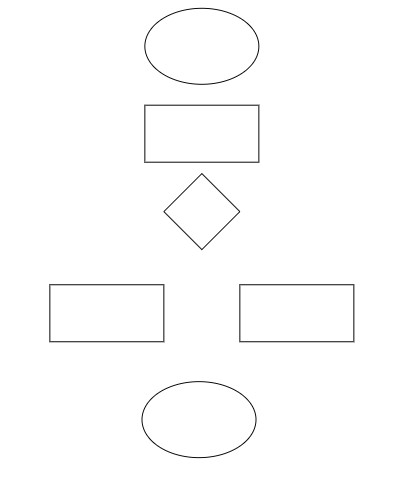
#> input picture src/images/003_test.jpg, 406 x 485 px
$ python Diagram_szkenelese.py
#> lines starting #> are read from the running program, lines starting #| are printed output that depends on the picture; after the words box and inside, x2 and y2 are one past the last pixel; in counts of white or black regions, pixels touching at a corner belong together
import cv2
import numpy as np

def preprocess(img):
    img_gray = cv2.cvtColor(img, cv2.COLOR_BGR2GRAY)
    img_blur = cv2.GaussianBlur(img_gray, (11, 11), 1)
    img_canny = cv2.Canny(img_blur, 200, 0)
    kernel = np.ones((5, 5))
    img_dilate = cv2.dilate(img_canny, kernel, iterations=1)
    img_erode = cv2.erode(img_dilate, kernel, iterations=1)
    return img_erode

def stackImages(scale, imgArray):
    rows = len(imgArray)
    cols = len(imgArray[0])
    rowsAvailable = isinstance(imgArray[0], list)
    width = imgArray[0][0].shape[1]
    height = imgArray[0][0].shape[0]
    if rowsAvailable:
        for x in range(0, rows):
            for y in range(0, cols):
                if imgArray[x][y].shape[:2] == imgArray[0][0].shape[:2]:
                    imgArray[x][y] = cv2.resize(imgArray[x][y], (0, 0), None, scale, scale)
                else:
                    imgArray[x][y] = cv2.resize(imgArray[x][y], (imgArray[0][0].shape[1], imgArray[0][0].shape[0]),
                                                None, scale, scale)
                if len(imgArray[x][y].shape) == 2:
                    imgArray[x][y] = cv2.cvtColor(imgArray[x][y], cv2.COLOR_GRAY2BGR)
        imageBlank = np.zeros((height, width, 3), np.uint8)
        hor = [imageBlank] * rows
        hor_con = [imageBlank] * rows
        for x in range(0, rows):
            hor[x] = np.hstack(imgArray[x])
        ver = np.vstack(hor)
    else:
        for x in range(0, rows):
            if imgArray[x].shape[:2] == imgArray[0].shape[:2]:
                imgArray[x] = cv2.resize(imgArray[x], (0, 0), None, scale, scale)
            else:
                imgArray[x] = cv2.resize(imgArray[x], (imgArray[0].shape[1], imgArray[0].shape[0]), None, scale, scale)
            if len(imgArray[x].shape) == 2: imgArray[x] = cv2.cvtColor(imgArray[x], cv2.COLOR_GRAY2BGR)
        hor = np.hstack(imgArray)
        ver = hor
    return ver

def getContours(img):
    contours, hierarchy = cv2.findContours(img, cv2.RETR_TREE, cv2.CHAIN_APPROX_NONE)
    foundObject = set()
    circleCount = 0
    for cnt in contours:
        area = cv2.contourArea(cnt)
        if 250 < area < 10000:
            cv2.drawContours(imgContour, cnt, -1, (155, 155, 0), 1)
            peri = cv2.arcLength(cnt, True)
            approx = cv2.approxPolyDP(cnt, 0.02 * peri, True)
            hull = cv2.convexHull(approx, returnPoints=False)
            sides = len(hull)
            objCor = len(approx)
            x, y, w, h = cv2.boundingRect(approx)
            objectType = "None"
            if objCor == 4:
                aspRatio = w / float(h)
                if 0.98 < aspRatio < 1.03:
                    objectType = "Square"
                else:
                    objectType = "Rectangle"
            elif objCor > 7:
                objectType = "Circle"
                circleCount = circleCount + 1
            foundObject.add(objectType)
            cv2.putText(imgContour, objectType, (x + (w // 2) - 10, y + (h // 2) - 10),
                        cv2.FONT_HERSHEY_COMPLEX, 0.7, (0, 0, 0), 2)
        else:
            peri = cv2.arcLength(cnt, True)
            approx = cv2.approxPolyDP(cnt, 0.02 * peri, True)
            x, y, w, h = cv2.boundingRect(approx)
            cv2.putText(imgContour, "Arrow", (x + (w // 2) - 10, y + (h // 2) - 10), cv2.FONT_HERSHEY_COMPLEX, 0.7,
                        (0, 0, 0), 1)
            foundObject.add("Arrow")
    requiredObjects = {"Arrow", "Circle", "Rectangle"}
    if (requiredObjects.issubset(foundObject)) and (circleCount > 1):
        cv2.putText(imgContour, "Valid Diagram", (10, 20), cv2.FONT_HERSHEY_COMPLEX, 0.7,
                    (0, 0, 0), 1)
    else:
        cv2.putText(imgContour, "Not Valid Diagram", (10, 20), cv2.FONT_HERSHEY_COMPLEX, 0.7,
                    (0, 0, 0), 1)

path = 'images/003_test.jpg'
img = cv2.imread(path)
#> img is the input picture: shape (485, 406, 3); min 10, max 255, mean 252.7
imgContour = img.copy()

imgGray = cv2.cvtColor(img, cv2.COLOR_BGR2GRAY)
imgBlur = cv2.GaussianBlur(imgGray, (7, 7), 1)
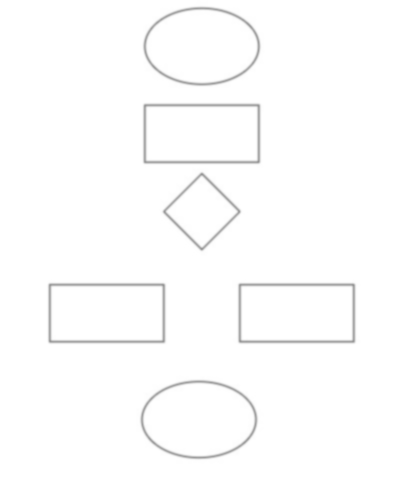
#> imgBlur: shape (485, 406); min 151, max 255, mean 252.7
imgCanny = cv2.Canny(imgBlur, 50, 50)
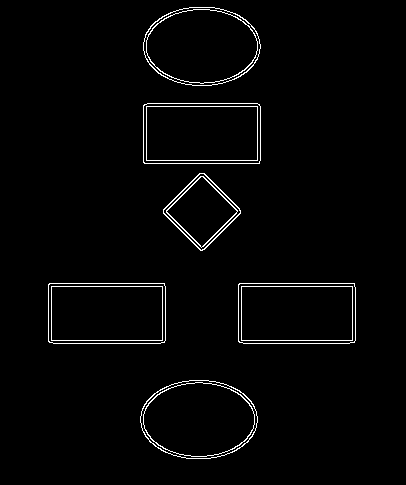
#> imgCanny: shape (485, 406); 2% white in thin lines or dots, all inside (x1, y1, x2, y2) = (48, 7, 356, 459)
getContours(preprocess(img))
#> in preprocess, `img_dilate = cv2.dilate(img_canny, kernel, iterations=1)`:
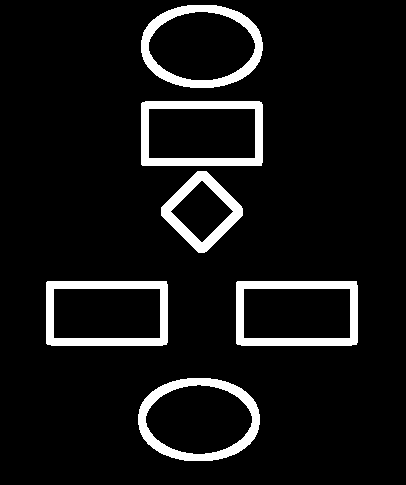
#> img_dilate: shape (485, 406); 7.9% white; 6 white regions, box (x1, y1, x2, y2) and area: (141, 101, 263, 166) 2722, (46, 281, 168, 346) 2719, (236, 281, 358, 346) 2717, (141, 5, 263, 88) 2656, (138, 378, 260, 461) 2656, (161, 171, 243, 253) 2062
#> in preprocess, `img_erode = cv2.erode(img_dilate, kernel, iterations=1)`:
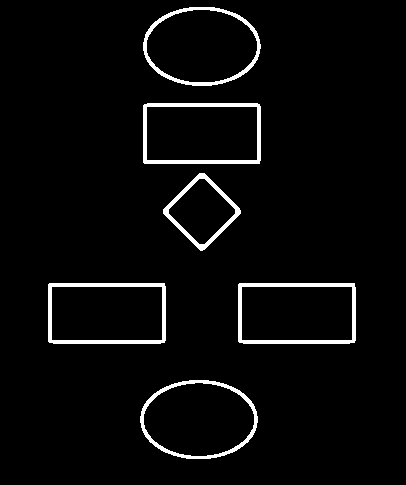
#> img_erode: shape (485, 406); 3.7% white; 6 white regions
#> in getContours, `contours, hierarchy = cv2.findContours(img, cv2.RETR_TREE, cv2.CHAIN_A..`: contours = 12 contours; largest, box (x1, y1, x2, y2) and area: (143, 7, 261, 86) 7238, (140, 380, 258, 459) 7236, (143, 103, 261, 164) 7009, (48, 283, 166, 344) 7006, (238, 283, 356, 344) 7004
#> the loop in getContours, `for cnt in contours:` made 12 passes
#> (area, peri, approx, hull, sides, objCor, x, y) on passes 3 to 9: (7004, 350.5, [[238, 284], [239, 342], [355, 340], [354, 283]], [3, 2, 1, 0], 4, 4, 238, 283), (5992, 327.7, [[241, 287], [351, 286], [352, 339], [242, 340]], [0, 1, 2, 3], 4, 4, 241, 286), (7006, 350.5, [[48, 284], [49, 342], [165, 340], [164, 283]], [3, 2, 1, 0], 4, 4, 48, 283), (5992, 327.7, [[51, 287], [161, 286], [162, 339], [52, 340]], [0, 1, 2, 3], 4, 4, 51, 286), (3262, 222.5, [[199, 173], [163, 213], [202, 250], [240, 210]], [3, 2, 1, 0], 4, 4, 163, 173), (2500, 193.4, [[199, 178], [235, 209], [204, 244], [168, 213]], [0, 1, 2, 3], 4, 4, 168, 178), (7009, 350.5, [[143, 105], [144, 163], [259, 163], [259, 104]], [3, 2, 1, 0], 4, 4, 143, 104)
#> (area, peri, hull, sides, objCor, x, y, w) on passes 1, 2, 11, 12: (7236, 327.9, [7, 6, 5, 4, 3, 2, 1, 0], 8, 8, 141, 380, 117), (6374, 307.9, [0, 1, 2, 3, 4, 5, 6, 7], 8, 8, 143, 382, 112), (7238.5, 327.3, [7, 6, 5, 4, 3, 2, 1, 0], 8, 8, 145, 7, 116), (6372.5, 307.7, [0, 1, 2, 3, 4, 5, 6, 7], 8, 8, 146, 9, 112)
#> after the loop in getContours, `for cnt in contours:`:
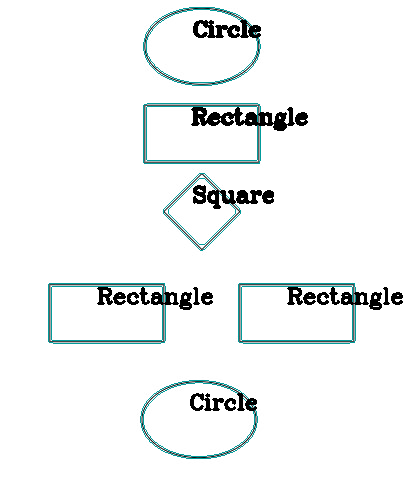
#> imgContour: shape (485, 406, 3); mean B, G, R 243.9, 243.9, 241.2
#> after the loop in getContours, `for cnt in contours:`: circleCount = 4; foundObject = 3 items
#> in getContours, `cv2.putText(imgContour, "Not Valid Diagram", (10, 20), cv2.FONT_HERSHE..`:
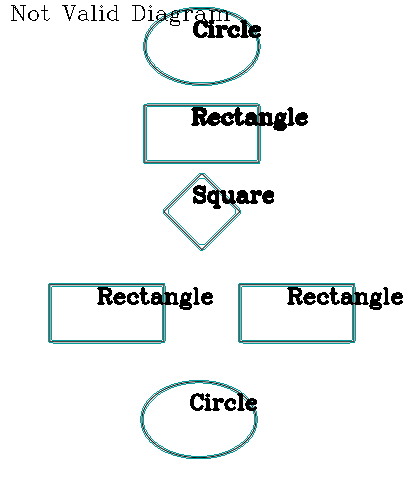
#> imgContour: shape (485, 406, 3); 0.35% of pixels changed, all inside (x1, y1, x2, y2) = (11, 5, 230, 26)

imgBlank = np.zeros_like(img)
imgStack = stackImages(0.7, ([img, imgContour]))
#> in stackImages, `rows = len(imgArray)`: rows = 2
#> in stackImages, `cols = len(imgArray[0])`: cols = 485
#> in stackImages, `rowsAvailable = isinstance(imgArray[0], list)`: rowsAvailable = False
#> after the loop in stackImages, `for x in range(0, rows):`: imgArray = 2 items
#> in stackImages, `hor = np.hstack(imgArray)`:
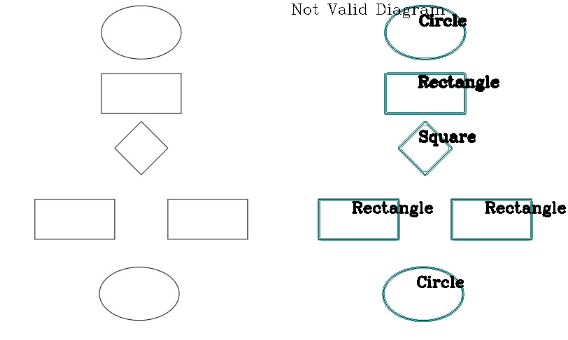
#> hor: shape (340, 568, 3); mean of channels 0, 1, 2 247.8, 247.8, 246.5; drawn as B, G, R

cv2.imshow("Stack", imgStack)

cv2.waitKey(0)

$ run again, with src/images/001_test.jpg copied over src/images/003_test.jpg
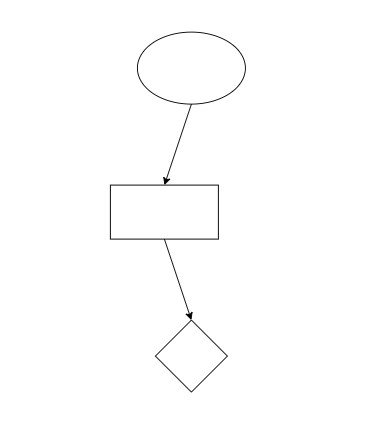
#> input picture src/images/001_test.jpg, 368 x 441 px
#> img is the input picture: shape (441, 368, 3); min 0, max 255, mean 253.5
#> `imgCanny = cv2.Canny(imgBlur, 50, 50)`:
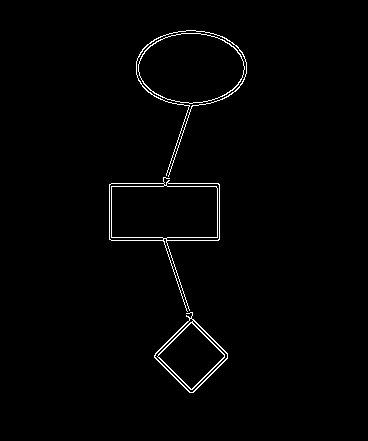
#> imgCanny: shape (441, 368); 1.3% white in thin lines or dots, all inside (x1, y1, x2, y2) = (109, 30, 247, 393)
#> img_dilate: shape (441, 368); 5.1% white; 1 white region, box (x1, y1, x2, y2) and area: (107, 28, 249, 395) 8302
#> img_erode: shape (441, 368); 2.3% white; 1 white region
#> contours = 4 contours; box (x1, y1, x2, y2) and area: (109, 30, 247, 393) 16212, (138, 33, 244, 103) 5699, (111, 186, 218, 238) 5402, (160, 324, 223, 388) 2224
#> the loop in getContours, `for cnt in contours:` made 4 passes
#> (area, peri, approx, hull, sides, objCor, x, y) on passes 2 to 3: (2224, 182, [[189, 324], [222, 353], [193, 387], [160, 358]], [0, 1, 2, 3], 4, 4, 160, 324), (5402.5, 311.1, [[111, 187], [215, 186], [217, 236], [112, 237]], [0, 1, 2, 3], 4, 4, 111, 186)
#> after the loop in getContours, `for cnt in contours:`: circleCount = 1; foundObject = 4 items
#> rows = 2
#> cols = 441
#> rowsAvailable = False
#> after the loop in stackImages, `for x in range(0, rows):`: imgArray = 2 items
#> in stackImages, `hor = np.hstack(imgArray)`:
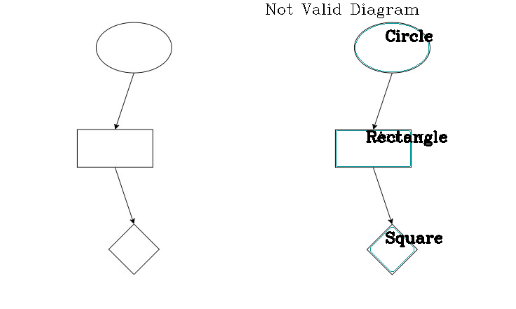
#> hor: shape (309, 516, 3); mean of channels 0, 1, 2 250.9, 250.9, 250.6; drawn as B, G, R

$ run again, with src/images/002_test.jpg copied over src/images/003_test.jpg
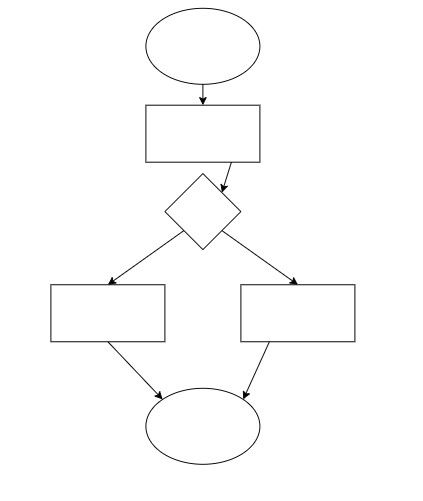
#> input picture src/images/002_test.jpg, 423 x 501 px
#> img is the input picture: shape (501, 423, 3); min 0, max 255, mean 252.2
#> `imgCanny = cv2.Canny(imgBlur, 50, 50)`:
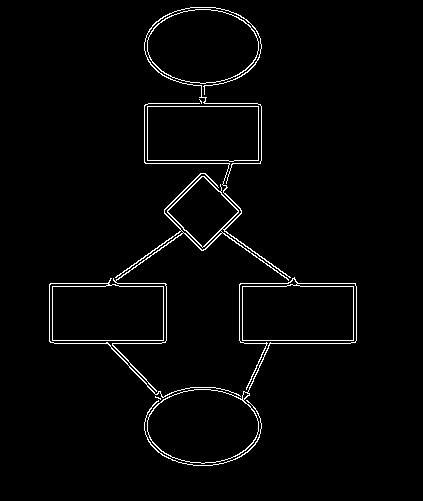
#> imgCanny: shape (501, 423); 2.3% white in thin lines or dots, all inside (x1, y1, x2, y2) = (49, 7, 357, 466)
#> img_dilate: shape (501, 423); 8.8% white; 1 white region, box (x1, y1, x2, y2) and area: (47, 5, 359, 468) 18628
#> img_erode: shape (501, 423); 4.2% white; 1 white region
#> contours = 8 contours; box (x1, y1, x2, y2) and area: (49, 7, 357, 466) 55366, (116, 234, 287, 396) 15264, (147, 9, 259, 84) 6374, (147, 389, 259, 463) 6373, (242, 285, 354, 341) 6005, (52, 285, 164, 341) 6005, (147, 106, 259, 162) 5997, (169, 178, 237, 245) 2505
#> the loop in getContours, `for cnt in contours:` made 8 passes
#> (area, peri, approx, hull, sides, objCor, x, y) on passes 3, 4, 6, 7: (6005, 328.5, [[242, 287], [352, 286], [353, 339], [243, 340]], [0, 1, 2, 3], 4, 4, 242, 286), (6005, 328.5, [[52, 287], [162, 286], [163, 339], [53, 340]], [0, 1, 2, 3], 4, 4, 52, 286), (2505, 194.5, [[200, 178], [236, 209], [205, 244], [169, 213]], [0, 1, 2, 3], 4, 4, 169, 178), (5997, 328.5, [[147, 107], [257, 106], [258, 159], [148, 160]], [0, 1, 2, 3], 4, 4, 147, 106)
#> after the loop in getContours, `for cnt in contours:`: circleCount = 2; foundObject = 4 items
#> rows = 2
#> cols = 501
#> rowsAvailable = False
#> after the loop in stackImages, `for x in range(0, rows):`: imgArray = 2 items
#> in stackImages, `hor = np.hstack(imgArray)`:
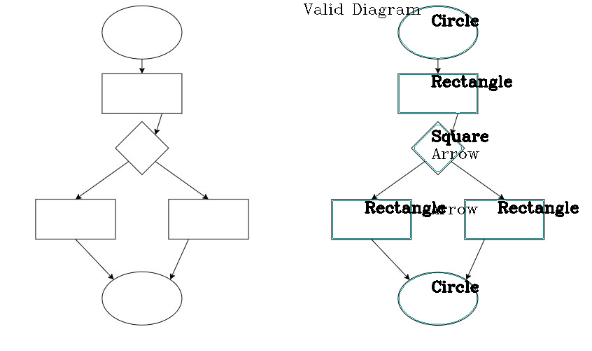
#> hor: shape (351, 592, 3); mean of channels 0, 1, 2 248.3, 248.3, 247.7; drawn as B, G, R

$ run again, with src/images/007_test.jpg copied over src/images/003_test.jpg
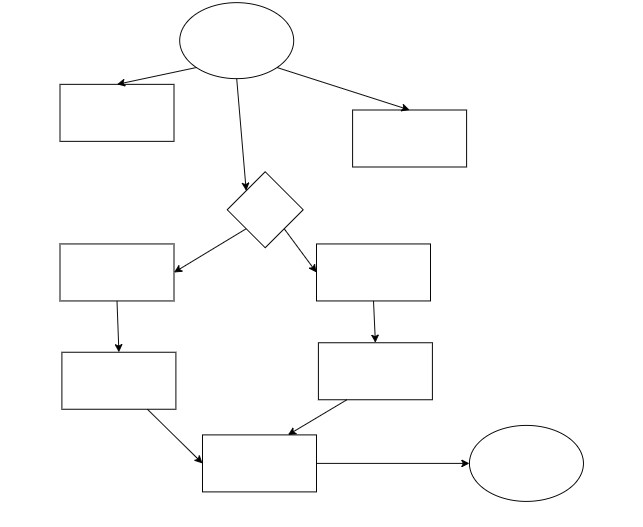
#> input picture src/images/007_test.jpg, 643 x 527 px
#> img is the input picture: shape (527, 643, 3); min 0, max 255, mean 251.8
#> imgCanny: shape (527, 643); 2.5% white in thin lines or dots, all inside (x1, y1, x2, y2) = (58, 1, 585, 503)
#> img_dilate: shape (527, 643); 9.5% white; 1 white region, box (x1, y1, x2, y2) and area: (56, 0, 587, 505) 32051
#> img_erode: shape (527, 643); 4.5% white; 1 white region
#> contours = 12 contours; largest, box (x1, y1, x2, y2) and area: (58, 0, 585, 503) 100424, (118, 232, 374, 455) 31293, (470, 426, 583, 501) 6386, (181, 3, 293, 78) 6373, (61, 85, 173, 141) 6097
#> the loop in getContours, `for cnt in contours:` made 12 passes
#> (area, peri, approx, hull, sides, objCor, x, y) on passes 2, 4, 5, 6: (6054, 329.3, [[315, 437], [313, 490], [203, 488], [204, 436]], [0, 1, 2, 3], 4, 4, 203, 436), (6000, 328.5, [[63, 354], [173, 353], [174, 406], [64, 407]], [0, 1, 2, 3], 4, 4, 63, 353), (6051, 329.3, [[319, 345], [430, 344], [431, 396], [321, 398]], [0, 1, 2, 3], 4, 4, 319, 344), (6046, 329.7, [[317, 246], [428, 245], [429, 298], [318, 299]], [0, 1, 2, 3], 4, 4, 317, 245)
#> after the loop in getContours, `for cnt in contours:`: circleCount = 2; foundObject = 4 items
#> rows = 2
#> cols = 527
#> rowsAvailable = False
#> after the loop in stackImages, `for x in range(0, rows):`: imgArray = 2 items
#> in stackImages, `hor = np.hstack(imgArray)`:
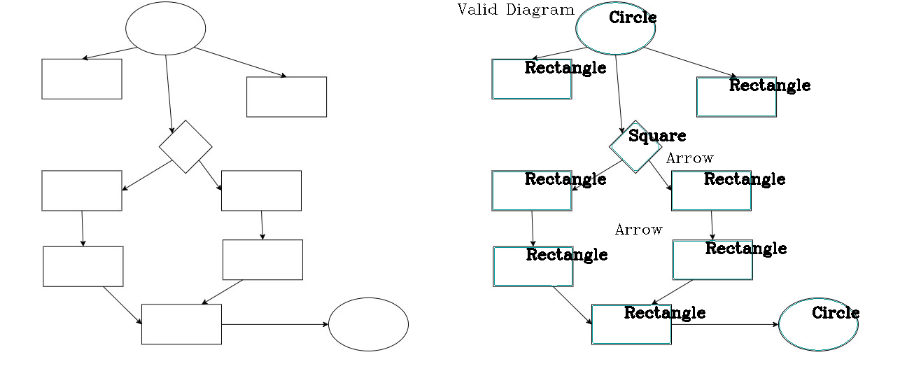
#> hor: shape (369, 900, 3); mean of channels 0, 1, 2 247.5, 247.5, 246.8; drawn as B, G, R
